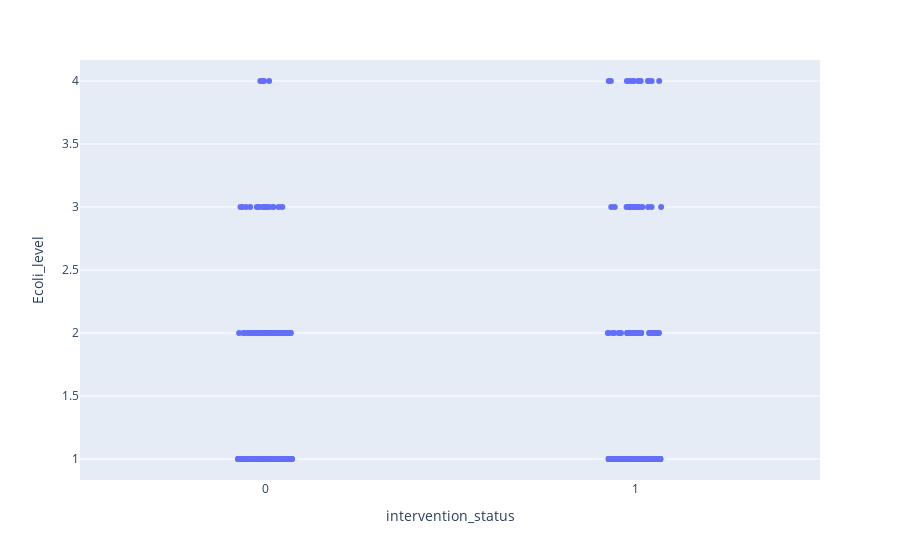

Write notebook code for a chart like this one.
### Code cell
px.strip(df, x="intervention_status", y="Ecoli_level")

### Figure 1 — Plotly figure (JSON) as saved in the notebook; plotly's stock layout.template omitted (floating-point values rounded to 4 significant figures; data arrays with more than 128 entries replaced by an {"elided": "..."} marker saying what was removed)
{"data": [{"alignmentgroup": "True", "boxpoints": "all", "fillcolor": "rgba(255,255,255,0)", "hoveron": "points", "hovertemplate": "intervention_status=%{x}<br>Ecoli_level=%{y}<extra></extra>", "legendgroup": "", "line": {"color": "rgba(255,255,255,0)"}, "marker": {"color": "#636efa"}, "name": "", "offsetgroup": "", "orientation": "v", "pointpos": 0, "showlegend": false, "type": "box", "x": {"elided": "489 int values"}, "x0": " ", "xaxis": "x", "y": {"elided": "489 int values"}, "y0": " ", "yaxis": "y"}], "layout": {"boxmode": "group", "legend": {"tracegroupgap": 0}, "margin": {"t": 60}, "xaxis": {"anchor": "y", "domain": [0, 1], "title": {"text": "intervention_status"}}, "yaxis": {"anchor": "x", "domain": [0, 1], "title": {"text": "Ecoli_level"}}}}
